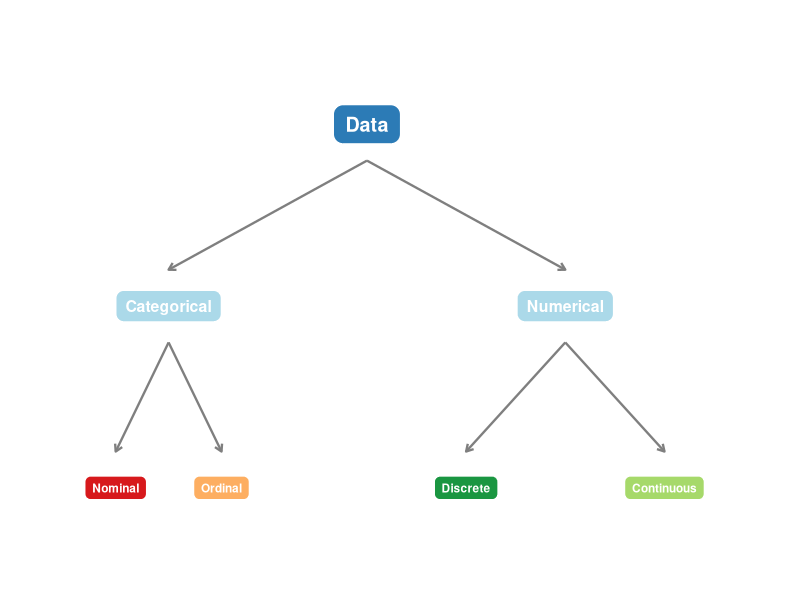
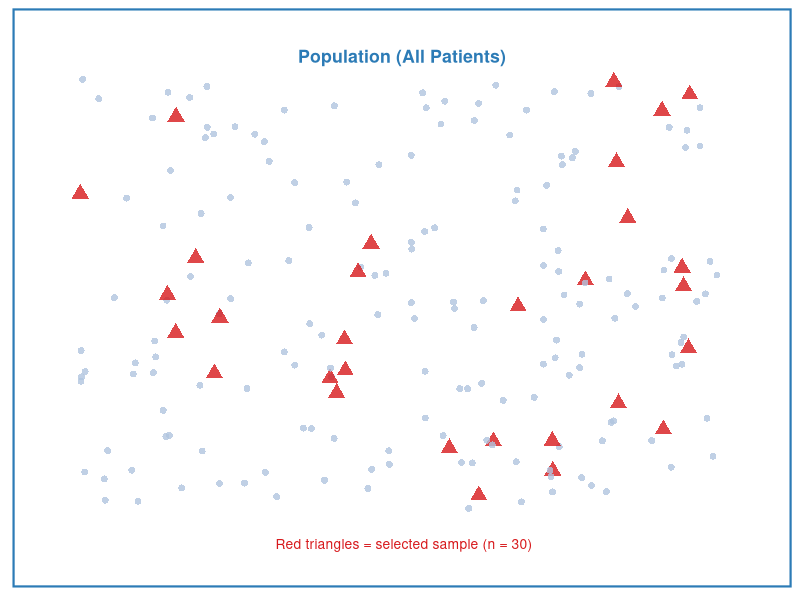

Write R code to recreate these figures, in order.
## ---- chunk 1
#| label: setup
#| include: false

library(ggplot2)
library(knitr)
library(kableExtra)
## ---- chunk 2
#| label: fig-data-types
#| fig-cap: "Classification of Data Types in Health Science"
#| fig-align: center
#| fig-height: 4
#| fig-width: 8

# Simple diagram using ggplot
library(ggplot2)

df <- data.frame(
  x =    c(5,   2,   8,   1.2, 2.8,  6.5, 9.5),
  y =    c(4,   2.5, 2.5, 1,   1,    1,   1),
  label = c("Data",
            "Categorical",
            "Numerical",
            "Nominal",
            "Ordinal",
            "Discrete",
            "Continuous"),
  size = c(6, 5, 5, 4, 4, 4, 4)
)

arrows_df <- data.frame(
  x =    c(5,   5,   2,   2,   8,   8),
  xend = c(2,   8,   1.2, 2.8, 6.5, 9.5),
  y =    c(3.7, 3.7, 2.2, 2.2, 2.2, 2.2),
  yend = c(2.8, 2.8, 1.3, 1.3, 1.3, 1.3)
)

ggplot() +
  geom_segment(data = arrows_df,
               aes(x = x, xend = xend, y = y, yend = yend),
               arrow = arrow(length = unit(0.2, "cm")),
               color = "gray50", linewidth = 0.8) +
  geom_label(data = df,
             aes(x = x, y = y, label = label),
             fill = c("#2c7bb6","#abd9e9","#abd9e9",
                      "#d7191c","#fdae61","#1a9641","#a6d96a"),
             color = "white",
             fontface = "bold",
             size = df$size - 1,
             label.r = unit(0.4, "lines"),
             label.padding = unit(0.5, "lines")) +
  xlim(0, 11) + ylim(0.3, 4.8) +
  theme_void()
## ---- chunk 3
#| label: tbl-terms
#| tbl-cap: "Important Statistical Terms"

terms <- data.frame(
  Term = c("Population",
           "Sample",
           "Parameter",
           "Statistic",
           "Variable",
           "Observation"),
  Definition = c(
    "The entire group of interest",
    "A selected subset of the population",
    "A numerical summary describing the population (e.g., population mean μ)",
    "A numerical summary calculated from the sample (e.g., sample mean x̄)",
    "A characteristic being measured or observed (e.g., age, blood pressure)",
    "A single recorded value for one individual"
  ),
  `Health Example` = c(
    "All nurses working in Thailand",
    "500 nurses randomly selected from 10 hospitals",
    "The true average age of ALL nurses in Thailand",
    "The average age calculated from our 500 nurses",
    "Age, gender, years of experience, ward type",
    "Nurse A: age = 28, female, 3 years experience"
  )
)

kable(terms, col.names = c("Term", "Definition", "Health Science Example"),
      align = c("l","l","l")) |>
  kable_styling(bootstrap_options = c("striped","hover","bordered"),
                full_width = TRUE, font_size = 13) |>
  column_spec(1, bold = TRUE, color = "#2c7bb6")
## ---- chunk 4
#| label: fig-pop-sample
#| fig-cap: "The sample is drawn from the population and used to make inferences"
#| fig-align: center
#| fig-height: 4
#| fig-width: 7

set.seed(42)
n_pop <- 200
pop <- data.frame(
  x = runif(n_pop, 0, 10),
  y = runif(n_pop, 0, 10),
  group = "Population"
)

sample_idx <- sample(1:n_pop, 30)
pop$group[sample_idx] <- "Sample"

ggplot(pop, aes(x = x, y = y, color = group, size = group, shape = group)) +
  geom_point(alpha = 0.8) +
  scale_color_manual(values = c("Population" = "#b0c4de", "Sample" = "#d7191c")) +
  scale_size_manual(values = c("Population" = 2, "Sample" = 4)) +
  scale_shape_manual(values = c("Population" = 16, "Sample" = 17)) +
  annotate("text", x = 5, y = 10.5,
           label = "Population (All Patients)",
           size = 4.5, fontface = "bold", color = "#2c7bb6") +
  annotate("text", x = 5, y = -0.8,
 label = " Red triangles = selected sample (n = 30)",
           size = 3.5, color = "#d7191c") +
  theme_minimal(base_size = 12) +
  theme(legend.position = "none",
        axis.text = element_blank(),
        axis.title = element_blank(),
        axis.ticks = element_blank(),
        panel.grid = element_blank(),
        panel.border = element_rect(color = "#2c7bb6", fill = NA, linewidth = 1.5)) +
  xlim(-0.5, 10.5) + ylim(-1.2, 11)
